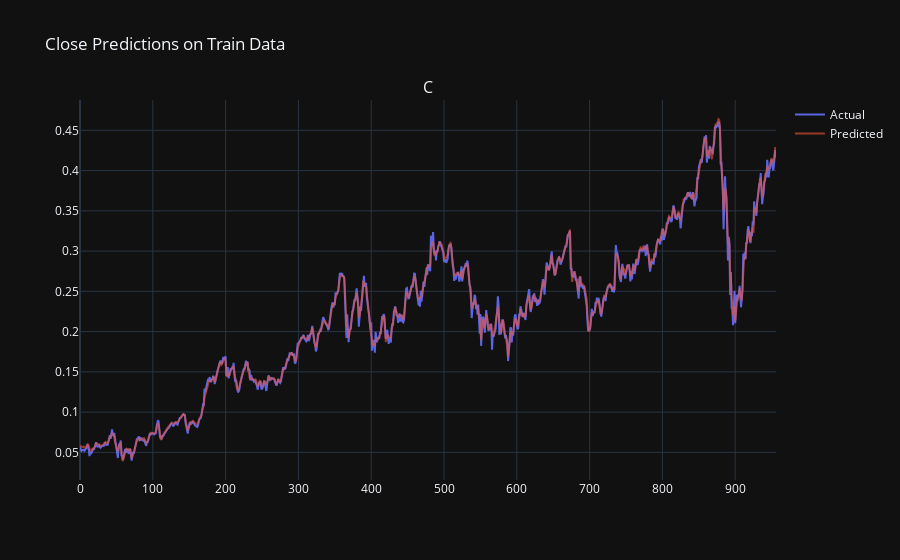

This figure's notebook cell:
### Markdown cell above
## <span style="color: #d62d20">Training Data Predictions</span>

### Code cell
fig = make_subplots(rows=1, cols=1, subplot_titles=('Close Predictions'))

train_close_pred = train_predictions[:, 0]
train_close_actual = train_labels[:, 0]

fig.add_trace(go.Scatter(x=np.arange(len(train_close_actual)), y=train_close_actual, mode='lines', name='Actual', opacity=0.9))
fig.add_trace(go.Scatter(x=np.arange(len(train_close_pred)), y=train_close_pred, mode='lines', name='Predicted', opacity=0.6))

fig.update_layout(title='Close Predictions on Train Data', template='plotly_dark')
fig.show()

### Figure 1 — Plotly figure (JSON) as saved in the notebook; plotly's stock layout.template omitted (floating-point values rounded to 4 significant figures; data arrays with more than 128 entries replaced by an {"elided": "..."} marker saying what was removed)
{"data": [{"mode": "lines", "name": "Actual", "opacity": 0.9, "type": "scatter", "x": {"elided": "957 int values"}, "y": {"elided": "957 float values"}}, {"mode": "lines", "name": "Predicted", "opacity": 0.6, "type": "scatter", "x": {"elided": "957 int values"}, "y": {"elided": "957 float values"}}], "layout": {"annotations": [{"font": {"size": 16}, "showarrow": false, "text": "C", "x": 0.5, "xanchor": "center", "xref": "paper", "y": 1.0, "yanchor": "bottom", "yref": "paper"}], "title": {"text": "Close Predictions on Train Data"}, "xaxis": {"anchor": "y", "domain": [0.0, 1.0]}, "yaxis": {"anchor": "x", "domain": [0.0, 1.0]}}}
